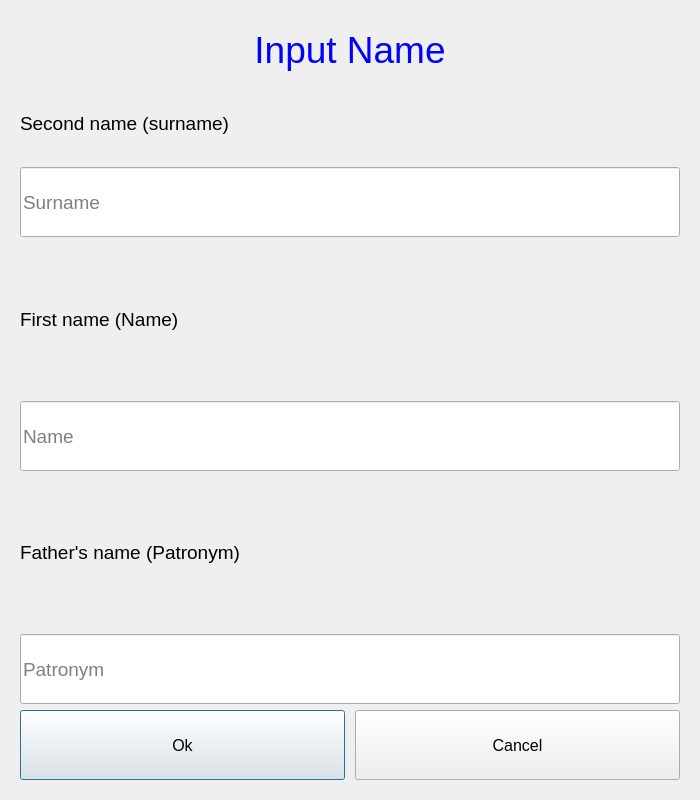
<?xml version="1.0" encoding="UTF-8"?>
<ui version="4.0">
 <class>Dialog</class>
 <widget class="QDialog" name="Dialog">
  <property name="windowModality">
   <enum>Qt::ApplicationModal</enum>
  </property>
  <property name="geometry">
   <rect>
    <x>0</x>
    <y>0</y>
    <width>700</width>
    <height>800</height>
   </rect>
  </property>
  <property name="minimumSize">
   <size>
    <width>700</width>
    <height>800</height>
   </size>
  </property>
  <property name="windowTitle">
   <string>Name input</string>
  </property>
  <property name="modal">
   <bool>true</bool>
  </property>
  <layout class="QGridLayout" name="gridLayout">
   <item row="0" column="0">
    <widget class="QScrollArea" name="scrollArea">
     <property name="frameShape">
      <enum>QFrame::NoFrame</enum>
     </property>
     <property name="frameShadow">
      <enum>QFrame::Plain</enum>
     </property>
     <property name="widgetResizable">
      <bool>true</bool>
     </property>
     <widget class="QWidget" name="scrollAreaWidgetContents">
      <property name="geometry">
       <rect>
        <x>0</x>
        <y>0</y>
        <width>682</width>
        <height>782</height>
       </rect>
      </property>
      <layout class="QGridLayout" name="gridLayout_2">
       <item row="0" column="0">
        <widget class="QLabel" name="label">
         <property name="minimumSize">
          <size>
           <width>312</width>
           <height>41</height>
          </size>
         </property>
         <property name="maximumSize">
          <size>
           <width>16777215</width>
           <height>60</height>
          </size>
         </property>
         <property name="font">
          <font>
           <family>Arial</family>
           <pointsize>28</pointsize>
          </font>
         </property>
         <property name="styleSheet">
          <string notr="true">color: rgb(0, 0, 255);</string>
         </property>
         <property name="text">
          <string>Input Name</string>
         </property>
         <property name="alignment">
          <set>Qt::AlignCenter</set>
         </property>
        </widget>
       </item>
       <item row="2" column="0">
        <layout class="QVBoxLayout" name="verticalLayout_2">
         <item>
          <layout class="QVBoxLayout" name="verticalLayout">
           <item>
            <widget class="QLabel" name="login_lbl">
             <property name="minimumSize">
              <size>
               <width>0</width>
               <height>40</height>
              </size>
             </property>
             <property name="font">
              <font>
               <family>Arial</family>
               <pointsize>14</pointsize>
              </font>
             </property>
             <property name="text">
              <string>Second name (surname)</string>
             </property>
            </widget>
           </item>
           <item>
            <widget class="QLineEdit" name="surname">
             <property name="minimumSize">
              <size>
               <width>0</width>
               <height>70</height>
              </size>
             </property>
             <property name="font">
              <font>
               <family>Arial</family>
               <pointsize>14</pointsize>
              </font>
             </property>
             <property name="placeholderText">
              <string>Surname</string>
             </property>
             <property name="cursorMoveStyle">
              <enum>Qt::LogicalMoveStyle</enum>
             </property>
             <property name="clearButtonEnabled">
              <bool>true</bool>
             </property>
            </widget>
           </item>
          </layout>
         </item>
         <item>
          <widget class="QLabel" name="label_3">
           <property name="minimumSize">
            <size>
             <width>0</width>
             <height>40</height>
            </size>
           </property>
           <property name="font">
            <font>
             <family>Arial</family>
             <pointsize>14</pointsize>
            </font>
           </property>
           <property name="text">
            <string>First name (Name)</string>
           </property>
          </widget>
         </item>
         <item>
          <widget class="QLineEdit" name="name">
           <property name="minimumSize">
            <size>
             <width>0</width>
             <height>70</height>
            </size>
           </property>
           <property name="font">
            <font>
             <family>Arial</family>
             <pointsize>14</pointsize>
            </font>
           </property>
           <property name="inputMask">
            <string/>
           </property>
           <property name="text">
            <string/>
           </property>
           <property name="maxLength">
            <number>10</number>
           </property>
           <property name="echoMode">
            <enum>QLineEdit::Normal</enum>
           </property>
           <property name="placeholderText">
            <string>Name</string>
           </property>
           <property name="clearButtonEnabled">
            <bool>true</bool>
           </property>
          </widget>
         </item>
         <item>
          <widget class="QLabel" name="label_4">
           <property name="minimumSize">
            <size>
             <width>0</width>
             <height>40</height>
            </size>
           </property>
           <property name="font">
            <font>
             <family>Arial</family>
             <pointsize>14</pointsize>
            </font>
           </property>
           <property name="text">
            <string>Father's name (Patronym)</string>
           </property>
          </widget>
         </item>
         <item>
          <widget class="QLineEdit" name="patronym">
           <property name="minimumSize">
            <size>
             <width>0</width>
             <height>70</height>
            </size>
           </property>
           <property name="font">
            <font>
             <family>Arial</family>
             <pointsize>14</pointsize>
            </font>
           </property>
           <property name="inputMask">
            <string/>
           </property>
           <property name="text">
            <string/>
           </property>
           <property name="maxLength">
            <number>10</number>
           </property>
           <property name="echoMode">
            <enum>QLineEdit::Normal</enum>
           </property>
           <property name="placeholderText">
            <string>Patronym</string>
           </property>
           <property name="clearButtonEnabled">
            <bool>true</bool>
           </property>
          </widget>
         </item>
        </layout>
       </item>
       <item row="3" column="0">
        <layout class="QHBoxLayout" name="horizontalLayout">
         <property name="spacing">
          <number>10</number>
         </property>
         <item>
          <widget class="QPushButton" name="ok">
           <property name="minimumSize">
            <size>
             <width>0</width>
             <height>50</height>
            </size>
           </property>
           <property name="maximumSize">
            <size>
             <width>16777215</width>
             <height>70</height>
            </size>
           </property>
           <property name="font">
            <font>
             <family>Arial</family>
             <pointsize>12</pointsize>
            </font>
           </property>
           <property name="text">
            <string>Ok</string>
           </property>
          </widget>
         </item>
         <item>
          <widget class="QPushButton" name="cancel">
           <property name="minimumSize">
            <size>
             <width>0</width>
             <height>50</height>
            </size>
           </property>
           <property name="maximumSize">
            <size>
             <width>16777215</width>
             <height>70</height>
            </size>
           </property>
           <property name="font">
            <font>
             <family>Arial</family>
             <pointsize>12</pointsize>
            </font>
           </property>
           <property name="text">
            <string>Cancel</string>
           </property>
          </widget>
         </item>
        </layout>
       </item>
      </layout>
     </widget>
    </widget>
   </item>
  </layout>
 </widget>
 <resources/>
 <connections/>
</ui>
